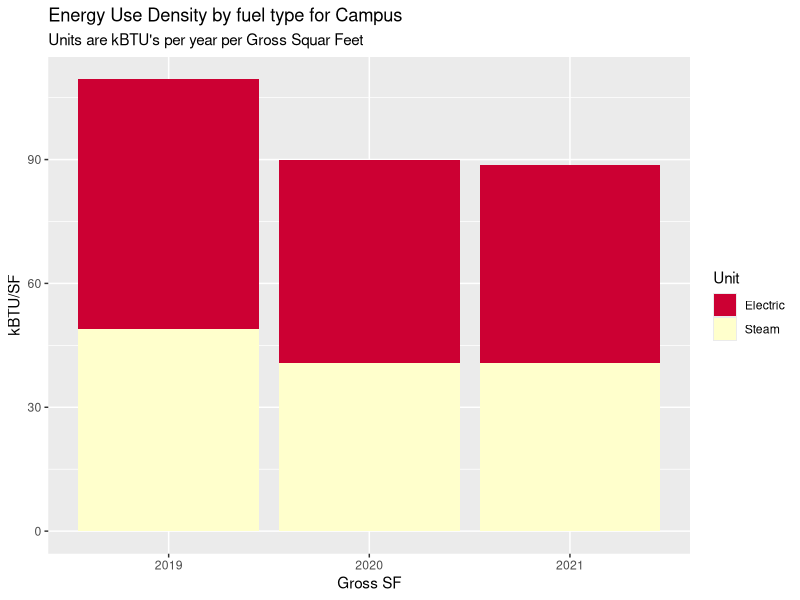

Write the R code that produced this figure. (Note: this script raises an error after producing the figure.)
## ---- chunk 1


my_packages <- c("tidyverse", "vroom" , "janitor" , "glue" , "tsibble" , "tidytext","lubridate", "fable", "tsibbledata", "ggplot2", "forecast", "tseries", "rio", "zoo", "readxl", "tsibbledata", "knitr", "kableExtra", "formattable", "scales")
invisible( lapply(my_packages, require, character.only = TRUE))

#Choose one working site: 
place <- "Home" 
# place <- "work"

#Set proper working Dir 
if (place == "Home"){setwd("C:/Users/paulr/Documents/R/RockCenterEnergyAnalysis")} else {setwd("C:/Users/prode/Documents/R/RockCenterEnergyAnalysis")}

# Check for data directory and if one is not present then make it

if (!file.exists("data")) { dir.create("data")}

# Clean up environment
rm(place, my_packages )

options(dplyr.summarise.inform = FALSE)



# Read in data

SteamData <- read_excel("data/Energy_Data_for_Net_Zero_Study.xlsx", sheet = "Sheet1", range = "B2:G11" , col_names = TRUE, na = "NA", col_types = NULL ) %>%  select(-5,-6)

ElectricData <- read_excel("data/Energy_Data_for_Net_Zero_Study.xlsx", sheet = "Sheet1", range = "B13:G23" , col_names = TRUE, na = "NA", col_types = NULL ) %>% select(-5,-6)

ElectricData %>% filter(Building == '1 Rock' | Building == '600 5th') %>% 
  select( -Building) %>% 
  summarise_each(funs(sum)) %>% 
  mutate(Building = "1 Rock and 600 5th") %>% 
  select(4,1,2,3) %>% rbind(ElectricData) %>% 
  filter(Building != '1 Rock' & Building != '600 5th') -> ElectricData


BuildingGSF <- read_excel("data/Energy_Data_for_Net_Zero_Study.xlsx", sheet = "Sheet1", range = "B28:C39" , col_names = TRUE, na = "NA", col_types = NULL ) %>% 
  filter(Building != '1 Rock' & Building != '600 5th')

UtilityData <- left_join(ElectricData, SteamData, by="Building") %>% left_join(BuildingGSF, by="Building")
UtilityData[is.na(UtilityData)] <- 0

#Campus EUI for each year 
UtilityData1 <- UtilityData 
apply(UtilityData1[2:4], 2, function(row) row * 3.4121 ) -> UtilityData1[2:4]
apply(UtilityData1[5:7], 2, function(row) row * 1194) -> UtilityData1[5:7]
UtilityData1 %>% select(`2019 kwh`, `2020 kwh`, `2021 kwh`, `2019 mlbs`, `2020 mlbs`, `2021 mlbs`, `Gross Floor Area`) %>%
summarise_each(funs(sum)) -> UtilityData1
    TotalFlArea <- UtilityData1$`Gross Floor Area`
    UtilityData1 %>% 
      select(-`Gross Floor Area`) %>% 
  gather(key = "Item", value = "Value") -> UtilityData1
  cbind(UtilityData1, str_split_fixed(UtilityData1$Item, " ", n=2)) -> UtilityData1 

UtilityData1 %>% 
  select(-"Item")  -> UtilityData1
  colnames(UtilityData1)  <-  c("Value", "Year", "Unit") 
apply(UtilityData1[1], 1, function(row) row / TotalFlArea ) -> UtilityData1[1]
apply(UtilityData1[3], 1, function(x) {ifelse(x == "kwh", "Electric", "Steam")}) -> UtilityData1[3]



UtilityData1 %>% 
  ggplot(aes(x = Year, y = Value, fill = Unit)) +
  geom_bar(stat = "identity", position = "stack") +
  labs( title = "Energy Use Density by fuel type for Campus",
        subtitle = "Units are kBTU's per year per Gross Squar Feet") +
  xlab("Gross SF") +
  ylab("kBTU/SF") +
  scale_fill_manual(values = c("#CC0033", "#FFFFCC"))

rm(TotalFlArea)
## ---- chunk 2

#Calculate % drop for each year compared to 2019 for whole campus
spread(UtilityData1, Unit, Value) -> UtilityData1
UtilityData1[1] -> years
apply(UtilityData1[2:3],2, function(x) x/max(x)) -> UtilityData1
cbind(years, UtilityData1) -> UtilityData1
UtilityData1 %>% 
  filter(Year != "2019") %>% 
  summarise(Electric = 1- mean(Electric), Steam = 1- mean(Steam) ) -> PercentageDrop
PercentageDrop %>% 
  kable()




rm(years, UtilityData1)

## ---- chunk 3

#Campus  EUI for each year 
UtilityData1 <- UtilityData 
apply(UtilityData1[2:4], 2, function(row) row * 3.4121 ) -> UtilityData1[2:4]
apply(UtilityData1[5:7], 2, function(row) row * 1.194) -> UtilityData1[5:7]
#apply(UtilityData1[2:7], 2, function(row) row / UtilityData1$`Gross Floor Area`) -> UtilityData1[2:7]
UtilityData1 %>% select(`2019 kwh`, `2020 kwh`, `2021 kwh`, `2019 mlbs`, `2020 mlbs`, `2021 mlbs`, `Gross Floor Area`) ->UtilityData1
colnames(UtilityData1) <- c("2019 elect kBTU", "2020 elect kBTU","2021 elect kBTU", "2019 steam kBTU", "2020 steam kBTU", "2021 steam kBTU", "Gross Floor Area")
'Campus Gross Floor Area' <- sum(UtilityData1$`Gross Floor Area`)
  
UtilityData1 %>% 
summarise_each(funs(sum))  -> UtilityData1


UtilityData1 %>% 
  gather(key = "Item", value = "Value") -> UtilityData1
  cbind(UtilityData1, str_split_fixed(UtilityData1$Item, " ", n=3)) -> UtilityData1 
  
  
UtilityData1 %>% 
  select(-"Item")  -> UtilityData1
  colnames(UtilityData1)  <-  c("Value", "Year", "Fuel", "Unit") 
  apply(UtilityData1[,1], 2, function(col) col / 'Campus Gross Floor Area') -> UtilityData1[,1]
  
  
#Make the plot
 
  ggplot(UtilityData1 %>% filter(Year !="Gross"& Unit !="mlbs"), aes(x = Year, y = Value, fill = Unit)) +
  geom_bar(stat = "identity", fill = "blue")
  
  ggplot(UtilityData1 %>% filter(Year !="Gross"& Unit !="kwh"), aes(x = Year, y = Value, fill = Unit)) +
  geom_bar(stat = "identity", fill = "orange")

#  rm(UtilityData1)
  
## ---- chunk 4

ElectricData %>% select(Building, `2019 kwh`, `2020 kwh`, `2021 kwh`) %>% 
  gather(key = "Item", value = "Value", -Building) %>%
  ggplot(aes(x = Building, y = Value, fill = Item, group = Item)) +
  geom_bar(stat = "identity", position = "dodge")

UtilityData1 <- UtilityData
apply(UtilityData1[2:7], 2, function(row) row / UtilityData1$`Gross Floor Area`) -> UtilityData1[2:7]
UtilityData1 %>% select(Building, `2019 kwh`, `2020 kwh`, `2021 kwh`) %>% 
  gather(key = "Item", value = "Value", -Building) %>% 
  ggplot(aes(x = Building, y = Value, fill = Item, group = Item)) +
  geom_bar(stat = "identity", position = "dodge")
rm(UtilityData1)

UtilityData1 <- UtilityData
apply(UtilityData1[2:7], 2, function(row) row / UtilityData1$`Gross Floor Area`) -> UtilityData1[2:7]
apply(UtilityData1[2:4], 2, function(row) row / UtilityData1$`2019 kwh`) -> UtilityData1[2:4]
UtilityData1 %>% select(Building, `2019 kwh`, `2020 kwh`, `2021 kwh`) %>% 
  gather(key = "Item", value = "Value", -Building) %>% 
  ggplot(aes(x = Building, y = Value, fill = Item, group = Item)) +
  geom_bar(stat = "identity", position = "dodge")
rm(UtilityData1)



SteamData %>% select(Building, `2019 mlbs`, `2020 mlbs`, `2021 mlbs`) %>% 
  gather(key = "Item", value = "Value", -Building) %>%
  ggplot(aes(x = Building, y = Value, fill = Item, group = Item)) +
  geom_bar(stat = "identity", position = "dodge")

UtilityData1 <- UtilityData
apply(UtilityData1[2:7], 2, function(row) row / UtilityData1$`Gross Floor Area`) -> UtilityData1[2:7]
UtilityData1 %>% select(Building, `2019 mlbs`, `2020 mlbs`, `2021 mlbs`) %>% 
  gather(key = "Item", value = "Value", -Building) %>% 
  ggplot(aes(x = Building, y = Value, fill = Item, group = Item)) +
  geom_bar(stat = "identity", position = "dodge")
rm(UtilityData1)

UtilityData1 <- UtilityData
apply(UtilityData1[2:7], 2, function(row) row / UtilityData1$`Gross Floor Area`) -> UtilityData1[2:7]
apply(UtilityData1[5:7], 2, function(row) row / UtilityData1$`2019 mlbs`) -> UtilityData1[5:7]
UtilityData1 %>% select(Building, `2019 mlbs`, `2020 mlbs`, `2021 mlbs`) %>% 
  gather(key = "Item", value = "Value", -Building) %>% 
  ggplot(aes(x = Building, y = Value, fill = Item, group = Item)) +
  geom_bar(stat = "identity", position = "dodge")
rm(UtilityData1)




## ---- chunk 5


EPA_data <- read_excel("data/EPA_Annual_Energy_Use_By_Meter.xlsx", range = "A6:BB155" , col_names = FALSE, na = "NA", col_types = NULL )

EPA_data <- read_excel("data/EPA_Annual_Energy_Use_By_Meter.xlsx", skip = 4)
